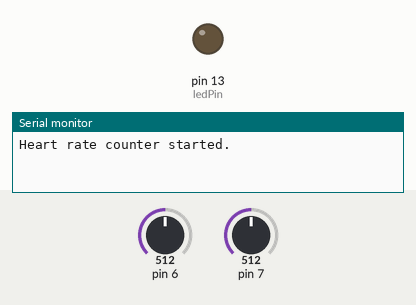
This sketch was run on a simulated Arduino Uno, built with avr-gcc and run on an emulated ATmega328P. On the bench: output pins drawn as LEDs (lit = HIGH), the last lines printed to the serial monitor. Inputs (shaded band) come from the test bench; at power-on: pin 6 = 512, pin 7 = 512.

Above: at 1.2 s.
1.3 s: pin 6 set to 716
At 1.37 s:
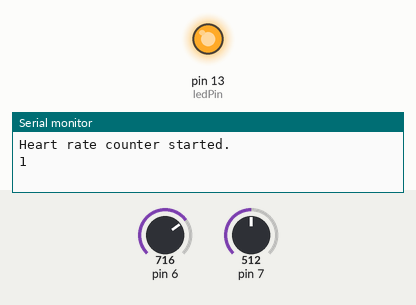
Timing chart, 0 to 4.3 s (numbered marks = the images above; inputs shaded):
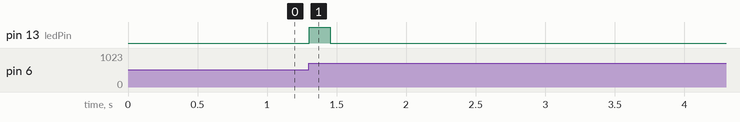

The sketch:

HeartRate.pde
```cpp
/* Heart rate
 */

#include <avr/io.h>
#include <avr/interrupt.h>
//#include <LiquidCrystal.h>

int ledPin = 13;
//char volatile count = 1;    // If 0 Pulses are not counted, the heart is never so quick
unsigned int volatile pulse = 0;

//LiquidCrystal lcd(6, 2, 12,     8, 9, 10, 11);

// Für attin2313 wahrscheinlich: ANA_COMP_vec
ISR(ANALOG_COMP_vect)
{
  ACSR &= ~(1<<ACIE);     // Analog Comparator Interrupt Disable
//  if (count) {
//    count = 0;
    pulse++;
//  }
}


void setup()
{
  //lcd.print("hello, world!");
  Serial.begin(115200);
  pinMode(ledPin, OUTPUT);

  // prints title with ending line break
  Serial.println("Heart rate counter started.");


  ACSR &= ~(1<<ACIE);     // Analog Comparator Interrupt Disable
  ADCSRB &= ~(1<<ACME);   // No AIN1 multiplexing
  ACSR &= ~(1<<ACD);      // Analog Comparator enable
  ACSR &= ~(1<<ACBG);     // No Analog Comparator Bandgap Select for AIN0
  ACSR &= ~(1<<ACIC);     // Analog Comparator Input Capture Disabled
  ACSR |= (1<<ACIS1) | (1<<ACIS0);  // Comparator Interrupt on Rising Output Edge.

  ACSR |= 1<<ACIE;        // Analog Comparator Interrupt Enable

  DIDR1 |= (1<< AIN1D) | (1<<AIN0D); //  AIN1, AIN0 Digital Input Disable (to reduce power consumption)

  delay(10);

}

void loop()
{
  static unsigned int lastPulse=0;
  static unsigned long lastStamp=0;

  if (lastPulse != pulse) {
    Serial.println(pulse, DEC);
    digitalWrite(ledPin, HIGH);
    lastPulse = pulse;
    lastStamp = millis();
    return;
  }

  if (millis() - lastStamp > 150) {
    digitalWrite(ledPin, LOW);
    ACSR |= 1<<ACIE;        // Analog Comparator Interrupt Enable
//    count = 1;
  }

  delay(10);
}
```

Measured:
- after the input at 1.3 s, pin 13 (ledPin): LOW → HIGH at once, → LOW 0.15 s later
